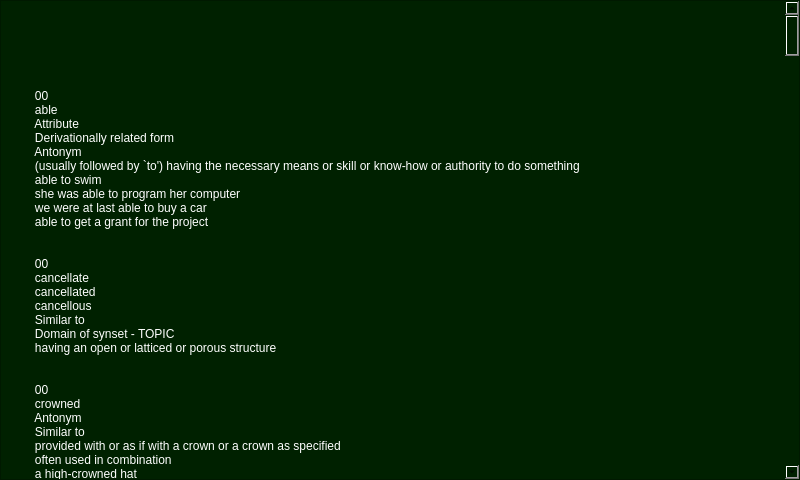
<?xml version="1.0" encoding="UTF-8"?>
<ui version="4.0">
 <class>Dialog</class>
 <widget class="QDialog" name="Dialog">
  <property name="geometry">
   <rect>
    <x>0</x>
    <y>0</y>
    <width>800</width>
    <height>480</height>
   </rect>
  </property>
  <property name="minimumSize">
   <size>
    <width>800</width>
    <height>480</height>
   </size>
  </property>
  <property name="maximumSize">
   <size>
    <width>800</width>
    <height>480</height>
   </size>
  </property>
  <property name="windowTitle">
   <string>Dialog</string>
  </property>
  <widget class="QPlainTextEdit" name="plainTextEdit">
   <property name="geometry">
    <rect>
     <x>0</x>
     <y>0</y>
     <width>800</width>
     <height>480</height>
    </rect>
   </property>
   <property name="minimumSize">
    <size>
     <width>800</width>
     <height>480</height>
    </size>
   </property>
   <property name="maximumSize">
    <size>
     <width>800</width>
     <height>480</height>
    </size>
   </property>
   <property name="palette">
    <palette>
     <active>
      <colorrole role="WindowText">
       <brush brushstyle="SolidPattern">
        <color alpha="255">
         <red>255</red>
         <green>255</green>
         <blue>255</blue>
        </color>
       </brush>
      </colorrole>
      <colorrole role="Button">
       <brush brushstyle="SolidPattern">
        <color alpha="255">
         <red>0</red>
         <green>33</green>
         <blue>0</blue>
        </color>
       </brush>
      </colorrole>
      <colorrole role="Light">
       <brush brushstyle="SolidPattern">
        <color alpha="255">
         <red>0</red>
         <green>0</green>
         <blue>0</blue>
        </color>
       </brush>
      </colorrole>
      <colorrole role="Midlight">
       <brush brushstyle="SolidPattern">
        <color alpha="255">
         <red>0</red>
         <green>0</green>
         <blue>0</blue>
        </color>
       </brush>
      </colorrole>
      <colorrole role="Dark">
       <brush brushstyle="SolidPattern">
        <color alpha="255">
         <red>0</red>
         <green>0</green>
         <blue>0</blue>
        </color>
       </brush>
      </colorrole>
      <colorrole role="Mid">
       <brush brushstyle="SolidPattern">
        <color alpha="255">
         <red>0</red>
         <green>0</green>
         <blue>0</blue>
        </color>
       </brush>
      </colorrole>
      <colorrole role="Text">
       <brush brushstyle="SolidPattern">
        <color alpha="255">
         <red>255</red>
         <green>255</green>
         <blue>255</blue>
        </color>
       </brush>
      </colorrole>
      <colorrole role="BrightText">
       <brush brushstyle="SolidPattern">
        <color alpha="255">
         <red>255</red>
         <green>255</green>
         <blue>255</blue>
        </color>
       </brush>
      </colorrole>
      <colorrole role="ButtonText">
       <brush brushstyle="SolidPattern">
        <color alpha="255">
         <red>255</red>
         <green>255</green>
         <blue>255</blue>
        </color>
       </brush>
      </colorrole>
      <colorrole role="Base">
       <brush brushstyle="SolidPattern">
        <color alpha="255">
         <red>0</red>
         <green>33</green>
         <blue>0</blue>
        </color>
       </brush>
      </colorrole>
      <colorrole role="Window">
       <brush brushstyle="SolidPattern">
        <color alpha="255">
         <red>0</red>
         <green>33</green>
         <blue>0</blue>
        </color>
       </brush>
      </colorrole>
      <colorrole role="Shadow">
       <brush brushstyle="SolidPattern">
        <color alpha="255">
         <red>0</red>
         <green>0</green>
         <blue>0</blue>
        </color>
       </brush>
      </colorrole>
      <colorrole role="AlternateBase">
       <brush brushstyle="SolidPattern">
        <color alpha="255">
         <red>0</red>
         <green>0</green>
         <blue>0</blue>
        </color>
       </brush>
      </colorrole>
      <colorrole role="ToolTipBase">
       <brush brushstyle="SolidPattern">
        <color alpha="255">
         <red>255</red>
         <green>255</green>
         <blue>220</blue>
        </color>
       </brush>
      </colorrole>
      <colorrole role="ToolTipText">
       <brush brushstyle="SolidPattern">
        <color alpha="255">
         <red>0</red>
         <green>0</green>
         <blue>0</blue>
        </color>
       </brush>
      </colorrole>
      <colorrole role="PlaceholderText">
       <brush brushstyle="SolidPattern">
        <color alpha="128">
         <red>255</red>
         <green>255</green>
         <blue>255</blue>
        </color>
       </brush>
      </colorrole>
     </active>
     <inactive>
      <colorrole role="WindowText">
       <brush brushstyle="SolidPattern">
        <color alpha="255">
         <red>255</red>
         <green>255</green>
         <blue>255</blue>
        </color>
       </brush>
      </colorrole>
      <colorrole role="Button">
       <brush brushstyle="SolidPattern">
        <color alpha="255">
         <red>0</red>
         <green>33</green>
         <blue>0</blue>
        </color>
       </brush>
      </colorrole>
      <colorrole role="Light">
       <brush brushstyle="SolidPattern">
        <color alpha="255">
         <red>0</red>
         <green>0</green>
         <blue>0</blue>
        </color>
       </brush>
      </colorrole>
      <colorrole role="Midlight">
       <brush brushstyle="SolidPattern">
        <color alpha="255">
         <red>0</red>
         <green>0</green>
         <blue>0</blue>
        </color>
       </brush>
      </colorrole>
      <colorrole role="Dark">
       <brush brushstyle="SolidPattern">
        <color alpha="255">
         <red>0</red>
         <green>0</green>
         <blue>0</blue>
        </color>
       </brush>
      </colorrole>
      <colorrole role="Mid">
       <brush brushstyle="SolidPattern">
        <color alpha="255">
         <red>0</red>
         <green>0</green>
         <blue>0</blue>
        </color>
       </brush>
      </colorrole>
      <colorrole role="Text">
       <brush brushstyle="SolidPattern">
        <color alpha="255">
         <red>255</red>
         <green>255</green>
         <blue>255</blue>
        </color>
       </brush>
      </colorrole>
      <colorrole role="BrightText">
       <brush brushstyle="SolidPattern">
        <color alpha="255">
         <red>255</red>
         <green>255</green>
         <blue>255</blue>
        </color>
       </brush>
      </colorrole>
      <colorrole role="ButtonText">
       <brush brushstyle="SolidPattern">
        <color alpha="255">
         <red>255</red>
         <green>255</green>
         <blue>255</blue>
        </color>
       </brush>
      </colorrole>
      <colorrole role="Base">
       <brush brushstyle="SolidPattern">
        <color alpha="255">
         <red>0</red>
         <green>33</green>
         <blue>0</blue>
        </color>
       </brush>
      </colorrole>
      <colorrole role="Window">
       <brush brushstyle="SolidPattern">
        <color alpha="255">
         <red>0</red>
         <green>33</green>
         <blue>0</blue>
        </color>
       </brush>
      </colorrole>
      <colorrole role="Shadow">
       <brush brushstyle="SolidPattern">
        <color alpha="255">
         <red>0</red>
         <green>0</green>
         <blue>0</blue>
        </color>
       </brush>
      </colorrole>
      <colorrole role="AlternateBase">
       <brush brushstyle="SolidPattern">
        <color alpha="255">
         <red>0</red>
         <green>0</green>
         <blue>0</blue>
        </color>
       </brush>
      </colorrole>
      <colorrole role="ToolTipBase">
       <brush brushstyle="SolidPattern">
        <color alpha="255">
         <red>255</red>
         <green>255</green>
         <blue>220</blue>
        </color>
       </brush>
      </colorrole>
      <colorrole role="ToolTipText">
       <brush brushstyle="SolidPattern">
        <color alpha="255">
         <red>0</red>
         <green>0</green>
         <blue>0</blue>
        </color>
       </brush>
      </colorrole>
      <colorrole role="PlaceholderText">
       <brush brushstyle="SolidPattern">
        <color alpha="128">
         <red>255</red>
         <green>255</green>
         <blue>255</blue>
        </color>
       </brush>
      </colorrole>
     </inactive>
     <disabled>
      <colorrole role="WindowText">
       <brush brushstyle="SolidPattern">
        <color alpha="255">
         <red>0</red>
         <green>0</green>
         <blue>0</blue>
        </color>
       </brush>
      </colorrole>
      <colorrole role="Button">
       <brush brushstyle="SolidPattern">
        <color alpha="255">
         <red>0</red>
         <green>33</green>
         <blue>0</blue>
        </color>
       </brush>
      </colorrole>
      <colorrole role="Light">
       <brush brushstyle="SolidPattern">
        <color alpha="255">
         <red>0</red>
         <green>0</green>
         <blue>0</blue>
        </color>
       </brush>
      </colorrole>
      <colorrole role="Midlight">
       <brush brushstyle="SolidPattern">
        <color alpha="255">
         <red>0</red>
         <green>0</green>
         <blue>0</blue>
        </color>
       </brush>
      </colorrole>
      <colorrole role="Dark">
       <brush brushstyle="SolidPattern">
        <color alpha="255">
         <red>0</red>
         <green>0</green>
         <blue>0</blue>
        </color>
       </brush>
      </colorrole>
      <colorrole role="Mid">
       <brush brushstyle="SolidPattern">
        <color alpha="255">
         <red>0</red>
         <green>0</green>
         <blue>0</blue>
        </color>
       </brush>
      </colorrole>
      <colorrole role="Text">
       <brush brushstyle="SolidPattern">
        <color alpha="255">
         <red>0</red>
         <green>0</green>
         <blue>0</blue>
        </color>
       </brush>
      </colorrole>
      <colorrole role="BrightText">
       <brush brushstyle="SolidPattern">
        <color alpha="255">
         <red>255</red>
         <green>255</green>
         <blue>255</blue>
        </color>
       </brush>
      </colorrole>
      <colorrole role="ButtonText">
       <brush brushstyle="SolidPattern">
        <color alpha="255">
         <red>0</red>
         <green>0</green>
         <blue>0</blue>
        </color>
       </brush>
      </colorrole>
      <colorrole role="Base">
       <brush brushstyle="SolidPattern">
        <color alpha="255">
         <red>0</red>
         <green>33</green>
         <blue>0</blue>
        </color>
       </brush>
      </colorrole>
      <colorrole role="Window">
       <brush brushstyle="SolidPattern">
        <color alpha="255">
         <red>0</red>
         <green>33</green>
         <blue>0</blue>
        </color>
       </brush>
      </colorrole>
      <colorrole role="Shadow">
       <brush brushstyle="SolidPattern">
        <color alpha="255">
         <red>0</red>
         <green>0</green>
         <blue>0</blue>
        </color>
       </brush>
      </colorrole>
      <colorrole role="AlternateBase">
       <brush brushstyle="SolidPattern">
        <color alpha="255">
         <red>0</red>
         <green>0</green>
         <blue>0</blue>
        </color>
       </brush>
      </colorrole>
      <colorrole role="ToolTipBase">
       <brush brushstyle="SolidPattern">
        <color alpha="255">
         <red>255</red>
         <green>255</green>
         <blue>220</blue>
        </color>
       </brush>
      </colorrole>
      <colorrole role="ToolTipText">
       <brush brushstyle="SolidPattern">
        <color alpha="255">
         <red>0</red>
         <green>0</green>
         <blue>0</blue>
        </color>
       </brush>
      </colorrole>
      <colorrole role="PlaceholderText">
       <brush brushstyle="SolidPattern">
        <color alpha="128">
         <red>255</red>
         <green>255</green>
         <blue>255</blue>
        </color>
       </brush>
      </colorrole>
     </disabled>
    </palette>
   </property>
   <property name="styleSheet">
    <string notr="true">font: 75 12pt &quot;System&quot;;
background-color: rgb(0, 33, 0);</string>
   </property>
   <property name="horizontalScrollBarPolicy">
    <enum>Qt::ScrollBarAsNeeded</enum>
   </property>
   <property name="readOnly">
    <bool>true</bool>
   </property>
   <property name="plainText">
    <string>&lt;?xml version=&quot;1.0&quot; encoding=&quot;UTF-8&quot;?&gt;
&lt;!-- A random selection of elements from data.xml
     Some IDREFS (refs attribute of element pointer) do not have a corresponding id in this sample--&gt;
&lt;?xml-model href=&quot;data.rnc&quot; type=&quot;application/relax-ng-compact-syntax&quot;?&gt;
&lt;data version=&quot;3.0&quot;&gt;
   &lt;synsets source=&quot;dict/data.adj&quot; xml:base=&quot;data.adj.xml&quot;&gt;&lt;!--10 out of 18156 elements--&gt;
    &lt;synset id=&quot;a00001740&quot; type=&quot;a&quot;&gt;
         &lt;lex_filenum&gt;00&lt;/lex_filenum&gt;
         &lt;word lex_id=&quot;0&quot;&gt;able&lt;/word&gt;
         &lt;pointer refs=&quot;n05200169 n05616246&quot;&gt;Attribute&lt;/pointer&gt;
         &lt;pointer refs=&quot;n05616246 n05200169&quot; source=&quot;1&quot; target=&quot;1&quot;&gt;Derivationally related form&lt;/pointer&gt;
         &lt;pointer refs=&quot;a00002098&quot; source=&quot;1&quot; target=&quot;1&quot;&gt;Antonym&lt;/pointer&gt;
         &lt;def&gt;(usually followed by `to') having the necessary means or skill or know-how or authority to do something&lt;/def&gt;
         &lt;example&gt;able to swim&lt;/example&gt;
         &lt;example&gt;she was able to program her computer&lt;/example&gt;
         &lt;example&gt;we were at last able to buy a car&lt;/example&gt;
         &lt;example&gt;able to get a grant for the project&lt;/example&gt;
      &lt;/synset&gt;
      &lt;synset id=&quot;a00327541&quot; type=&quot;s&quot;&gt;
         &lt;lex_filenum&gt;00&lt;/lex_filenum&gt;
         &lt;word lex_id=&quot;0&quot;&gt;cancellate&lt;/word&gt;
         &lt;word lex_id=&quot;0&quot;&gt;cancellated&lt;/word&gt;
         &lt;word lex_id=&quot;0&quot;&gt;cancellous&lt;/word&gt;
         &lt;pointer refs=&quot;a00327031&quot;&gt;Similar to&lt;/pointer&gt;
         &lt;pointer refs=&quot;n06057539&quot;&gt;Domain of synset - TOPIC&lt;/pointer&gt;
         &lt;def&gt;having an open or latticed or porous structure&lt;/def&gt;
      &lt;/synset&gt;
      &lt;synset id=&quot;a00653822&quot; type=&quot;a&quot;&gt;
         &lt;lex_filenum&gt;00&lt;/lex_filenum&gt;
         &lt;word lex_id=&quot;0&quot;&gt;crowned&lt;/word&gt;
         &lt;pointer refs=&quot;a00654829&quot; source=&quot;1&quot; target=&quot;1&quot;&gt;Antonym&lt;/pointer&gt;
         &lt;pointer refs=&quot;a00654125 a00654315 a00654394 a00654596 a00654685&quot;&gt;Similar to&lt;/pointer&gt;
         &lt;def&gt;provided with or as if with a crown or a crown as specified&lt;/def&gt;
         &lt;def&gt;often used in combination&lt;/def&gt;
         &lt;example&gt;a high-crowned hat&lt;/example&gt;
         &lt;example&gt;an orange-crowned bird&lt;/example&gt;
         &lt;example&gt;a crowned signet ring&lt;/example&gt;
      &lt;/synset&gt;
      &lt;synset id=&quot;a00995027&quot; type=&quot;s&quot;&gt;
         &lt;lex_filenum&gt;00&lt;/lex_filenum&gt;
         &lt;word lex_id=&quot;0&quot;&gt;unsoundable&lt;/word&gt;
         &lt;pointer refs=&quot;a00994882&quot;&gt;Similar to&lt;/pointer&gt;
         &lt;def&gt;too deep to determine the depth of&lt;/def&gt;
      &lt;/synset&gt;
      &lt;synset id=&quot;a01331540&quot; type=&quot;s&quot;&gt;
         &lt;lex_filenum&gt;00&lt;/lex_filenum&gt;
         &lt;word lex_id=&quot;0&quot;&gt;consolidative&lt;/word&gt;
         &lt;word lex_id=&quot;0&quot;&gt;unifying&lt;/word&gt;
         &lt;pointer refs=&quot;a01330986&quot;&gt;Similar to&lt;/pointer&gt;
         &lt;pointer refs=&quot;v00242747 v00242580&quot; source=&quot;1&quot; target=&quot;1&quot;&gt;Derivationally related form&lt;/pointer&gt;
         &lt;def&gt;combining into a single unit&lt;/def&gt;
      &lt;/synset&gt;
      &lt;synset id=&quot;a01656416&quot; type=&quot;a&quot;&gt;
         &lt;lex_filenum&gt;00&lt;/lex_filenum&gt;
         &lt;word lex_id=&quot;0&quot;&gt;unspaced&lt;/word&gt;
         &lt;pointer refs=&quot;a01655783&quot; source=&quot;1&quot; target=&quot;1&quot;&gt;Antonym&lt;/pointer&gt;
         &lt;pointer refs=&quot;a01656520&quot;&gt;Similar to&lt;/pointer&gt;
         &lt;def&gt;arranged without spaces between&lt;/def&gt;
      &lt;/synset&gt;
      &lt;synset id=&quot;a01988934&quot; type=&quot;s&quot;&gt;
         &lt;lex_filenum&gt;00&lt;/lex_filenum&gt;
         &lt;word lex_id=&quot;0&quot;&gt;unbooked&lt;/word&gt;
         &lt;pointer refs=&quot;a01988724&quot;&gt;Similar to&lt;/pointer&gt;
         &lt;def&gt;not reserved in advance&lt;/def&gt;
      &lt;/synset&gt;
      &lt;synset id=&quot;a02295998&quot; type=&quot;a&quot;&gt;
         &lt;lex_filenum&gt;00&lt;/lex_filenum&gt;
         &lt;word lex_id=&quot;2&quot;&gt;standard&lt;/word&gt;
         &lt;pointer refs=&quot;a01593649&quot;&gt;Also see&lt;/pointer&gt;
         &lt;pointer refs=&quot;n00033615&quot;&gt;Attribute&lt;/pointer&gt;
         &lt;pointer refs=&quot;a02297166&quot; source=&quot;1&quot; target=&quot;1&quot;&gt;Antonym&lt;/pointer&gt;
         &lt;pointer refs=&quot;a02296415 a02296632 a02296824 a02296950 a02297089&quot;&gt;Similar to&lt;/pointer&gt;
         &lt;def&gt;conforming to or constituting a standard of measurement or value&lt;/def&gt;
         &lt;def&gt;or of the usual or regularized or accepted kind&lt;/def&gt;
         &lt;example&gt;windows of standard width&lt;/example&gt;
         &lt;example&gt;standard sizes&lt;/example&gt;
         &lt;example&gt;the standard fixtures&lt;/example&gt;
         &lt;example&gt;standard brands&lt;/example&gt;
         &lt;example&gt;standard operating procedure&lt;/example&gt;
      &lt;/synset&gt;
      &lt;synset id=&quot;a02610603&quot; type=&quot;a&quot;&gt;
         &lt;lex_filenum&gt;01&lt;/lex_filenum&gt;
         &lt;word lex_id=&quot;0&quot;&gt;alchemic&lt;/word&gt;
         &lt;word lex_id=&quot;0&quot;&gt;alchemical&lt;/word&gt;
         &lt;pointer refs=&quot;n05778749&quot; source=&quot;2&quot; target=&quot;1&quot;&gt;Derivationally related form&lt;/pointer&gt;
         &lt;pointer refs=&quot;n05778749&quot; source=&quot;2&quot; target=&quot;1&quot;&gt;Pertainym (pertains to noun)&lt;/pointer&gt;
         &lt;pointer refs=&quot;n05778749&quot; source=&quot;1&quot; target=&quot;1&quot;&gt;Derivationally related form&lt;/pointer&gt;
         &lt;pointer refs=&quot;n05778749&quot; source=&quot;1&quot; target=&quot;1&quot;&gt;Pertainym (pertains to noun)&lt;/pointer&gt;
         &lt;def&gt;related to or concerned with alchemy&lt;/def&gt;
      &lt;/synset&gt;
      &lt;synset id=&quot;a02874876&quot; type=&quot;a&quot;&gt;
         &lt;lex_filenum&gt;01&lt;/lex_filenum&gt;
         &lt;word lex_id=&quot;0&quot;&gt;communist&lt;/word&gt;
         &lt;word lex_id=&quot;0&quot;&gt;communistic&lt;/word&gt;
         &lt;pointer refs=&quot;n08365855 n06214744&quot; source=&quot;2&quot; target=&quot;1&quot;&gt;Derivationally related form&lt;/pointer&gt;
         &lt;pointer refs=&quot;n06214744&quot; source=&quot;2&quot; target=&quot;1&quot;&gt;Pertainym (pertains to noun)&lt;/pointer&gt;
         &lt;pointer refs=&quot;n06214744&quot; source=&quot;1&quot; target=&quot;1&quot;&gt;Pertainym (pertains to noun)&lt;/pointer&gt;
         &lt;def&gt;relating to or marked by communism&lt;/def&gt;
         &lt;example&gt;Communist Party&lt;/example&gt;
         &lt;example&gt;communist governments&lt;/example&gt;
         &lt;example&gt;communistic propaganda&lt;/example&gt;
      &lt;/synset&gt;
   &lt;/synsets&gt;
   &lt;synsets source=&quot;dict/data.adv&quot; xml:base=&quot;data.adv.xml&quot;&gt;&lt;!--10 out of 3621 elements--&gt;
    &lt;synset id=&quot;r00001740&quot; type=&quot;r&quot;&gt;
         &lt;lex_filenum&gt;02&lt;/lex_filenum&gt;
         &lt;word lex_id=&quot;0&quot;&gt;a cappella&lt;/word&gt;
         &lt;def&gt;without musical accompaniment&lt;/def&gt;
         &lt;example&gt;they performed a cappella&lt;/example&gt;
      &lt;/synset&gt;
      &lt;synset id=&quot;r00063369&quot; type=&quot;r&quot;&gt;
         &lt;lex_filenum&gt;02&lt;/lex_filenum&gt;
         &lt;word lex_id=&quot;0&quot;&gt;let alone&lt;/word&gt;
         &lt;word lex_id=&quot;0&quot;&gt;not to mention&lt;/word&gt;
         &lt;def&gt;much less&lt;/def&gt;
         &lt;example&gt;she can't boil potatoes, let alone cook a meal&lt;/example&gt;
      &lt;/synset&gt;
      &lt;synset id=&quot;r00116510&quot; type=&quot;r&quot;&gt;
         &lt;lex_filenum&gt;02&lt;/lex_filenum&gt;
         &lt;word lex_id=&quot;0&quot;&gt;together&lt;/word&gt;
         &lt;def&gt;at the same time&lt;/def&gt;
         &lt;example&gt;we graduated together&lt;/example&gt;
      &lt;/synset&gt;
      &lt;synset id=&quot;r00163236&quot; type=&quot;r&quot;&gt;
         &lt;lex_filenum&gt;02&lt;/lex_filenum&gt;
         &lt;word lex_id=&quot;0&quot;&gt;gaily&lt;/word&gt;
         &lt;pointer refs=&quot;a01367431&quot; source=&quot;1&quot; target=&quot;1&quot;&gt;Derived from adjective&lt;/pointer&gt;
         &lt;def&gt;in a gay manner&lt;/def&gt;
         &lt;example&gt;the scandals were gaily diverting&lt;/example&gt;
      &lt;/synset&gt;
      &lt;synset id=&quot;r00212411&quot; type=&quot;r&quot;&gt;
         &lt;lex_filenum&gt;02&lt;/lex_filenum&gt;
         &lt;word lex_id=&quot;1&quot;&gt;incidentally&lt;/word&gt;
         &lt;word lex_id=&quot;3&quot;&gt;accidentally&lt;/word&gt;
         &lt;pointer refs=&quot;a01856929&quot; source=&quot;1&quot; target=&quot;1&quot;&gt;Derived from adjective&lt;/pointer&gt;
         &lt;def&gt;of a minor or subordinate nature&lt;/def&gt;
         &lt;example&gt;these magnificent achievements were only incidentally influenced by Oriental models&lt;/example&gt;
      &lt;/synset&gt;
      &lt;synset id=&quot;r00261389&quot; type=&quot;r&quot;&gt;
         &lt;lex_filenum&gt;02&lt;/lex_filenum&gt;
         &lt;word lex_id=&quot;0&quot;&gt;agonizingly&lt;/word&gt;
         &lt;word lex_id=&quot;0&quot;&gt;excruciatingly&lt;/word&gt;
         &lt;word lex_id=&quot;0&quot;&gt;torturously&lt;/word&gt;
         &lt;pointer refs=&quot;a01711724&quot; source=&quot;3&quot; target=&quot;6&quot;&gt;Derived from adjective&lt;/pointer&gt;
         &lt;pointer refs=&quot;a01711724&quot; source=&quot;2&quot; target=&quot;3&quot;&gt;Derived from adjective&lt;/pointer&gt;
         &lt;pointer refs=&quot;a01711724&quot; source=&quot;1&quot; target=&quot;1&quot;&gt;Derived from adjective&lt;/pointer&gt;
         &lt;def&gt;in a very painful manner&lt;/def&gt;
         &lt;example&gt;the progress was agonizingly slow&lt;/example&gt;
      &lt;/synset&gt;
      &lt;synset id=&quot;r00316486&quot; type=&quot;r&quot;&gt;
         &lt;lex_filenum&gt;02&lt;/lex_filenum&gt;
         &lt;word lex_id=&quot;0&quot;&gt;dismally&lt;/word&gt;
         &lt;word lex_id=&quot;1&quot;&gt;dreadfully&lt;/word&gt;
         &lt;pointer refs=&quot;a01126291&quot; source=&quot;2&quot; target=&quot;4&quot;&gt;Derived from adjective&lt;/pointer&gt;
         &lt;def&gt;in a dreadful manner&lt;/def&gt;
         &lt;example&gt;as he looks at the mess he has left behind he must wonder how the Brits so often managed to succeed in the kind of situation where he has so dismally failed&lt;/example&gt;
      &lt;/synset&gt;
      &lt;synset id=&quot;r00370920&quot; type=&quot;r&quot;&gt;
         &lt;lex_filenum&gt;02&lt;/lex_filenum&gt;
         &lt;word lex_id=&quot;0&quot;&gt;conspicuously&lt;/word&gt;
         &lt;pointer refs=&quot;r00371171&quot; source=&quot;1&quot; target=&quot;1&quot;&gt;Antonym&lt;/pointer&gt;
         &lt;pointer refs=&quot;a02090567&quot; source=&quot;1&quot; target=&quot;3&quot;&gt;Derived from adjective&lt;/pointer&gt;
         &lt;def&gt;in a manner tending to attract attention&lt;/def&gt;
         &lt;example&gt;there have been plenty of general declarations about willingness to meet and talk, but conspicuously no mention of time and place&lt;/example&gt;
      &lt;/synset&gt;
      &lt;synset id=&quot;r00423888&quot; type=&quot;r&quot;&gt;
         &lt;lex_filenum&gt;02&lt;/lex_filenum&gt;
         &lt;word lex_id=&quot;0&quot;&gt;rallentando&lt;/word&gt;
         &lt;pointer refs=&quot;n07020895&quot;&gt;Domain of synset - TOPIC&lt;/pointer&gt;
         &lt;def&gt;slowing down&lt;/def&gt;
         &lt;example&gt;this passage should be played rallentando&lt;/example&gt;
      &lt;/synset&gt;
      &lt;synset id=&quot;r00471945&quot; type=&quot;r&quot;&gt;
         &lt;lex_filenum&gt;02&lt;/lex_filenum&gt;
         &lt;word lex_id=&quot;0&quot;&gt;surpassingly&lt;/word&gt;
         &lt;pointer refs=&quot;a01676026&quot; source=&quot;1&quot; target=&quot;5&quot;&gt;Derived from adjective&lt;/pointer&gt;
         &lt;def&gt;to a surpassing degree&lt;/def&gt;
         &lt;example&gt;she was a surpassingly beautiful woman&lt;/example&gt;
      &lt;/synset&gt;
   &lt;/synsets&gt;
   &lt;synsets source=&quot;dict/data.noun&quot; xml:base=&quot;data.noun.xml&quot;&gt;&lt;!--10 out of 82115 elements--&gt;
    &lt;synset id=&quot;n00001740&quot; type=&quot;n&quot;&gt;
         &lt;lex_filenum&gt;03&lt;/lex_filenum&gt;
         &lt;word lex_id=&quot;0&quot;&gt;entity&lt;/word&gt;
         &lt;pointer refs=&quot;n00001930 n00002137 n04424418&quot;&gt;Hyponym&lt;/pointer&gt;
         &lt;def&gt;that which is perceived or known or inferred to have its own distinct existence (living or nonliving)&lt;/def&gt;
      &lt;/synset&gt;
      &lt;synset id=&quot;n01608265&quot; type=&quot;n&quot;&gt;
         &lt;lex_filenum&gt;05&lt;/lex_filenum&gt;
         &lt;word lex_id=&quot;0&quot;&gt;honey buzzard&lt;/word&gt;
         &lt;word lex_id=&quot;0&quot;&gt;Pernis apivorus&lt;/word&gt;
         &lt;pointer refs=&quot;n01605630&quot;&gt;Hypernym&lt;/pointer&gt;
         &lt;pointer refs=&quot;n01608086&quot;&gt;Member holonym&lt;/pointer&gt;
         &lt;def&gt;Old World hawk that feeds on bee larvae and small rodents and reptiles&lt;/def&gt;
      &lt;/synset&gt;
      &lt;synset id=&quot;n03037590&quot; type=&quot;n&quot;&gt;
         &lt;lex_filenum&gt;06&lt;/lex_filenum&gt;
         &lt;word lex_id=&quot;0&quot;&gt;clarence&lt;/word&gt;
         &lt;pointer refs=&quot;n02968473&quot;&gt;Hypernym&lt;/pointer&gt;
         &lt;def&gt;a closed carriage with four wheels and seats for four passengers&lt;/def&gt;
      &lt;/synset&gt;
      &lt;synset id=&quot;n04421740&quot; type=&quot;n&quot;&gt;
         &lt;lex_filenum&gt;06&lt;/lex_filenum&gt;
         &lt;word lex_id=&quot;0&quot;&gt;thermojunction&lt;/word&gt;
         &lt;pointer refs=&quot;n03605915&quot;&gt;Hypernym&lt;/pointer&gt;
         &lt;def&gt;a junction between two dissimilar metals across which a voltage appears&lt;/def&gt;
      &lt;/synset&gt;
      &lt;synset id=&quot;n06013298&quot; type=&quot;n&quot;&gt;
         &lt;lex_filenum&gt;09&lt;/lex_filenum&gt;
         &lt;word lex_id=&quot;0&quot;&gt;vector algebra&lt;/word&gt;
         &lt;pointer refs=&quot;n06012726&quot;&gt;Hypernym&lt;/pointer&gt;
         &lt;pointer refs=&quot;n06000644&quot;&gt;Domain of synset - TOPIC&lt;/pointer&gt;
         &lt;pointer refs=&quot;n06013471&quot;&gt;Hyponym&lt;/pointer&gt;
         &lt;def&gt;the part of algebra that deals with the theory of vectors and vector spaces&lt;/def&gt;
      &lt;/synset&gt;
      &lt;synset id=&quot;n07581132&quot; type=&quot;n&quot;&gt;
         &lt;lex_filenum&gt;13&lt;/lex_filenum&gt;
         &lt;word lex_id=&quot;0&quot;&gt;confit&lt;/word&gt;
         &lt;pointer refs=&quot;n07653394&quot;&gt;Hypernym&lt;/pointer&gt;
         &lt;def&gt;a piece of meat (especially a duck) cooked slowly in its own fat&lt;/def&gt;
      &lt;/synset&gt;
      &lt;synset id=&quot;n09168592&quot; type=&quot;n&quot;&gt;
         &lt;lex_filenum&gt;15&lt;/lex_filenum&gt;
         &lt;word lex_id=&quot;0&quot;&gt;Black Rock Desert&lt;/word&gt;
         &lt;pointer refs=&quot;n08505573&quot;&gt;Instance Hypernym&lt;/pointer&gt;
         &lt;pointer refs=&quot;n09110422&quot;&gt;Part holonym&lt;/pointer&gt;
         &lt;def&gt;a desert in northwestern Nevada&lt;/def&gt;
      &lt;/synset&gt;
      &lt;synset id=&quot;n10604089&quot; type=&quot;n&quot;&gt;
         &lt;lex_filenum&gt;18&lt;/lex_filenum&gt;
         &lt;word lex_id=&quot;0&quot;&gt;sitting duck&lt;/word&gt;
         &lt;word lex_id=&quot;0&quot;&gt;easy mark&lt;/word&gt;
         &lt;pointer refs=&quot;n10752480&quot;&gt;Hypernym&lt;/pointer&gt;
         &lt;def&gt;a defenseless victim&lt;/def&gt;
      &lt;/synset&gt;
      &lt;synset id=&quot;n12200143&quot; type=&quot;n&quot;&gt;
         &lt;lex_filenum&gt;20&lt;/lex_filenum&gt;
         &lt;word lex_id=&quot;0&quot;&gt;looking-glass plant&lt;/word&gt;
         &lt;word lex_id=&quot;0&quot;&gt;Heritiera littoralis&lt;/word&gt;
         &lt;pointer refs=&quot;n13109733&quot;&gt;Hypernym&lt;/pointer&gt;
         &lt;def&gt;small tree of coastal regions of Old World tropics whose leaves are silvery beneath&lt;/def&gt;
      &lt;/synset&gt;
      &lt;synset id=&quot;n13804375&quot; type=&quot;n&quot;&gt;
         &lt;lex_filenum&gt;24&lt;/lex_filenum&gt;
         &lt;word lex_id=&quot;0&quot;&gt;paradigm&lt;/word&gt;
         &lt;pointer refs=&quot;n13803782&quot;&gt;Hypernym&lt;/pointer&gt;
         &lt;pointer refs=&quot;a02965552&quot; source=&quot;1&quot; target=&quot;1&quot;&gt;Derivationally related form&lt;/pointer&gt;
         &lt;def&gt;systematic arrangement of all the inflected forms of a word&lt;/def&gt;
      &lt;/synset&gt;
   &lt;/synsets&gt;
   &lt;synsets source=&quot;dict/data.verb&quot; xml:base=&quot;data.verb.xml&quot;&gt;&lt;!--10 out of 13767 elements--&gt;
    &lt;synset id=&quot;v00001740&quot; type=&quot;v&quot;&gt;
         &lt;lex_filenum&gt;29&lt;/lex_filenum&gt;
         &lt;word lex_id=&quot;0&quot;&gt;breathe&lt;/word&gt;
         &lt;word lex_id=&quot;0&quot;&gt;take a breath&lt;/word&gt;
         &lt;word lex_id=&quot;0&quot;&gt;respire&lt;/word&gt;
         &lt;word lex_id=&quot;3&quot;&gt;suspire&lt;/word&gt;
         &lt;pointer refs=&quot;v00005041 v00004227&quot;&gt;Entailment&lt;/pointer&gt;
         &lt;pointer refs=&quot;a03110322 n04080833&quot; source=&quot;3&quot; target=&quot;1&quot;&gt;Derivationally related form&lt;/pointer&gt;
         &lt;pointer refs=&quot;n00831191&quot; source=&quot;3&quot; target=&quot;3&quot;&gt;Derivationally related form&lt;/pointer&gt;
         &lt;pointer refs=&quot;n04250850&quot; source=&quot;1&quot; target=&quot;5&quot;&gt;Derivationally related form&lt;/pointer&gt;
         &lt;pointer refs=&quot;n00831191&quot; source=&quot;1&quot; target=&quot;1&quot;&gt;Derivationally related form&lt;/pointer&gt;
         &lt;pointer refs=&quot;v00004227 v00005041&quot; source=&quot;1&quot; target=&quot;3&quot;&gt;Also see&lt;/pointer&gt;
         &lt;pointer refs=&quot;v00002325 v00002573&quot;&gt;Verb Group&lt;/pointer&gt;
         &lt;pointer refs=&quot;v00002573 v00002724 v00002942 v00003826 v00004032 v00004227 v00005041 v00006697 v00007328 v00017031&quot;&gt;Hyponym&lt;/pointer&gt;
         &lt;frame f_num=&quot;2&quot;/&gt;
         &lt;frame f_num=&quot;8&quot;/&gt;
         &lt;def&gt;draw air into, and expel out of, the lungs&lt;/def&gt;
         &lt;example&gt;I can breathe better when the air is clean&lt;/example&gt;
         &lt;example&gt;The patient is respiring&lt;/example&gt;
      &lt;/synset&gt;
      &lt;synset id=&quot;v00286798&quot; type=&quot;v&quot;&gt;
         &lt;lex_filenum&gt;30&lt;/lex_filenum&gt;
         &lt;word lex_id=&quot;0&quot;&gt;smut&lt;/word&gt;
         &lt;pointer refs=&quot;v00286605&quot;&gt;Hypernym&lt;/pointer&gt;
         &lt;pointer refs=&quot;n14793533&quot; source=&quot;1&quot; target=&quot;4&quot;&gt;Derivationally related form&lt;/pointer&gt;
         &lt;frame f_num=&quot;8&quot;/&gt;
         &lt;frame f_num=&quot;11&quot;/&gt;
         &lt;def&gt;stain with a dirty substance, such as soot&lt;/def&gt;
      &lt;/synset&gt;
      &lt;synset id=&quot;v00557404&quot; type=&quot;v&quot;&gt;
         &lt;lex_filenum&gt;30&lt;/lex_filenum&gt;
         &lt;word lex_id=&quot;9&quot;&gt;take&lt;/word&gt;
         &lt;pointer refs=&quot;v00149583&quot;&gt;Hypernym&lt;/pointer&gt;
         &lt;frame f_num=&quot;7&quot;/&gt;
         &lt;def&gt;be seized or affected in a specified way&lt;/def&gt;
         &lt;example&gt;take sick&lt;/example&gt;
         &lt;example&gt;be taken drunk&lt;/example&gt;
      &lt;/synset&gt;
      &lt;synset id=&quot;v00855794&quot; type=&quot;v&quot;&gt;
         &lt;lex_filenum&gt;32&lt;/lex_filenum&gt;
         &lt;word lex_id=&quot;0&quot;&gt;referee&lt;/word&gt;
         &lt;word lex_id=&quot;0&quot;&gt;peer review&lt;/word&gt;
         &lt;pointer refs=&quot;v00855512&quot;&gt;Hypernym&lt;/pointer&gt;
         &lt;pointer refs=&quot;n10526927&quot; source=&quot;1&quot; target=&quot;2&quot;&gt;Derivationally related form&lt;/pointer&gt;
         &lt;frame f_num=&quot;8&quot;/&gt;
         &lt;def&gt;evaluate professionally a colleague's work&lt;/def&gt;
      &lt;/synset&gt;
      &lt;synset id=&quot;v01135783&quot; type=&quot;v&quot;&gt;
         &lt;lex_filenum&gt;33&lt;/lex_filenum&gt;
         &lt;word lex_id=&quot;0&quot;&gt;open fire&lt;/word&gt;
         &lt;word lex_id=&quot;1&quot;&gt;fire&lt;/word&gt;
         &lt;pointer refs=&quot;v01134781&quot;&gt;Hypernym&lt;/pointer&gt;
         &lt;pointer refs=&quot;n00986938&quot; source=&quot;2&quot; target=&quot;1&quot;&gt;Derivationally related form&lt;/pointer&gt;
         &lt;pointer refs=&quot;n00986938&quot; source=&quot;2&quot; target=&quot;2&quot;&gt;Derivationally related form&lt;/pointer&gt;
         &lt;frame f_num=&quot;2&quot;/&gt;
         &lt;frame f_num=&quot;22&quot;/&gt;
         &lt;def&gt;start firing a weapon&lt;/def&gt;
      &lt;/synset&gt;
      &lt;synset id=&quot;v01389329&quot; type=&quot;v&quot;&gt;
         &lt;lex_filenum&gt;35&lt;/lex_filenum&gt;
         &lt;word lex_id=&quot;1&quot;&gt;compress&lt;/word&gt;
         &lt;word lex_id=&quot;3&quot;&gt;compact&lt;/word&gt;
         &lt;word lex_id=&quot;0&quot;&gt;pack together&lt;/word&gt;
         &lt;pointer refs=&quot;v01447257&quot;&gt;Entailment&lt;/pointer&gt;
         &lt;pointer refs=&quot;v01527271&quot;&gt;Hypernym&lt;/pointer&gt;
         &lt;pointer refs=&quot;n00358089&quot; source=&quot;2&quot; target=&quot;3&quot;&gt;Derivationally related form&lt;/pointer&gt;
         &lt;pointer refs=&quot;v01389607&quot; source=&quot;1&quot; target=&quot;1&quot;&gt;Antonym&lt;/pointer&gt;
         &lt;pointer refs=&quot;n00616083&quot; source=&quot;1&quot; target=&quot;1&quot;&gt;Derivationally related form&lt;/pointer&gt;
         &lt;pointer refs=&quot;n00356790&quot; source=&quot;1&quot; target=&quot;2&quot;&gt;Derivationally related form&lt;/pointer&gt;
         &lt;pointer refs=&quot;v01574571&quot;&gt;Hyponym&lt;/pointer&gt;
         &lt;frame f_num=&quot;8&quot;/&gt;
         &lt;frame f_num=&quot;11&quot;/&gt;
         &lt;frame f_num=&quot;21&quot;/&gt;
         &lt;def&gt;make more compact by or as if by pressing&lt;/def&gt;
         &lt;example&gt;compress the data&lt;/example&gt;
      &lt;/synset&gt;
      &lt;synset id=&quot;v01660976&quot; type=&quot;v&quot;&gt;
         &lt;lex_filenum&gt;36&lt;/lex_filenum&gt;
         &lt;word lex_id=&quot;0&quot;&gt;dip&lt;/word&gt;
         &lt;pointer refs=&quot;v01653013&quot;&gt;Hypernym&lt;/pointer&gt;
         &lt;pointer refs=&quot;n03203089&quot; source=&quot;1&quot; target=&quot;1&quot;&gt;Derivationally related form&lt;/pointer&gt;
         &lt;frame f_num=&quot;8&quot;/&gt;
         &lt;def&gt;place (candle wicks) into hot, liquid wax&lt;/def&gt;
      &lt;/synset&gt;
      &lt;synset id=&quot;v01938942&quot; type=&quot;v&quot;&gt;
         &lt;lex_filenum&gt;38&lt;/lex_filenum&gt;
         &lt;word lex_id=&quot;0&quot;&gt;schuss&lt;/word&gt;
         &lt;pointer refs=&quot;v01938426&quot;&gt;Hypernym&lt;/pointer&gt;
         &lt;pointer refs=&quot;n00523513&quot;&gt;Domain of synset - TOPIC&lt;/pointer&gt;
         &lt;frame f_num=&quot;2&quot;/&gt;
         &lt;def&gt;ski downhill&lt;/def&gt;
      &lt;/synset&gt;
      &lt;synset id=&quot;v02208265&quot; type=&quot;v&quot;&gt;
         &lt;lex_filenum&gt;40&lt;/lex_filenum&gt;
         &lt;word lex_id=&quot;13&quot;&gt;get&lt;/word&gt;
         &lt;pointer refs=&quot;v02207206&quot;&gt;Hypernym&lt;/pointer&gt;
         &lt;pointer refs=&quot;n01090446&quot;&gt;Domain of synset - TOPIC&lt;/pointer&gt;
         &lt;pointer refs=&quot;n00041899&quot; source=&quot;1&quot; target=&quot;2&quot;&gt;Derivationally related form&lt;/pointer&gt;
         &lt;frame f_num=&quot;8&quot;/&gt;
         &lt;def&gt;purchase&lt;/def&gt;
         &lt;example&gt;What did you get at the toy store?&lt;/example&gt;
      &lt;/synset&gt;
      &lt;synset id=&quot;v02489363&quot; type=&quot;v&quot;&gt;
         &lt;lex_filenum&gt;41&lt;/lex_filenum&gt;
         &lt;word lex_id=&quot;0&quot;&gt;mismarry&lt;/word&gt;
         &lt;pointer refs=&quot;v02488834&quot;&gt;Hypernym&lt;/pointer&gt;
         &lt;frame f_num=&quot;2&quot;/&gt;
         &lt;def&gt;marry an unsuitable partner&lt;/def&gt;
      &lt;/synset&gt;
   &lt;/synsets&gt;
&lt;/data&gt;</string>
   </property>
  </widget>
 </widget>
 <resources/>
 <connections/>
</ui>
